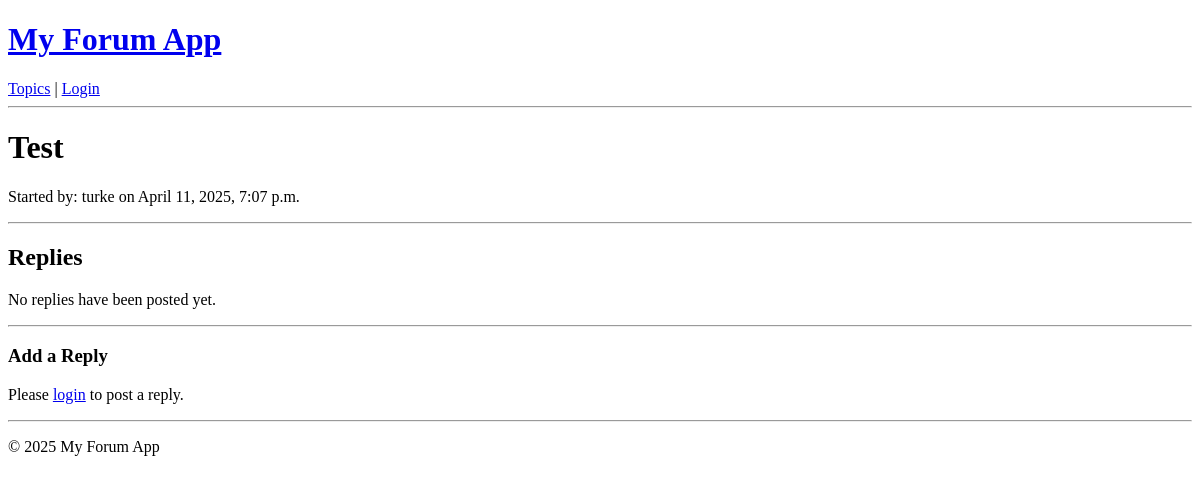
The app's page /topic/1/, older data.
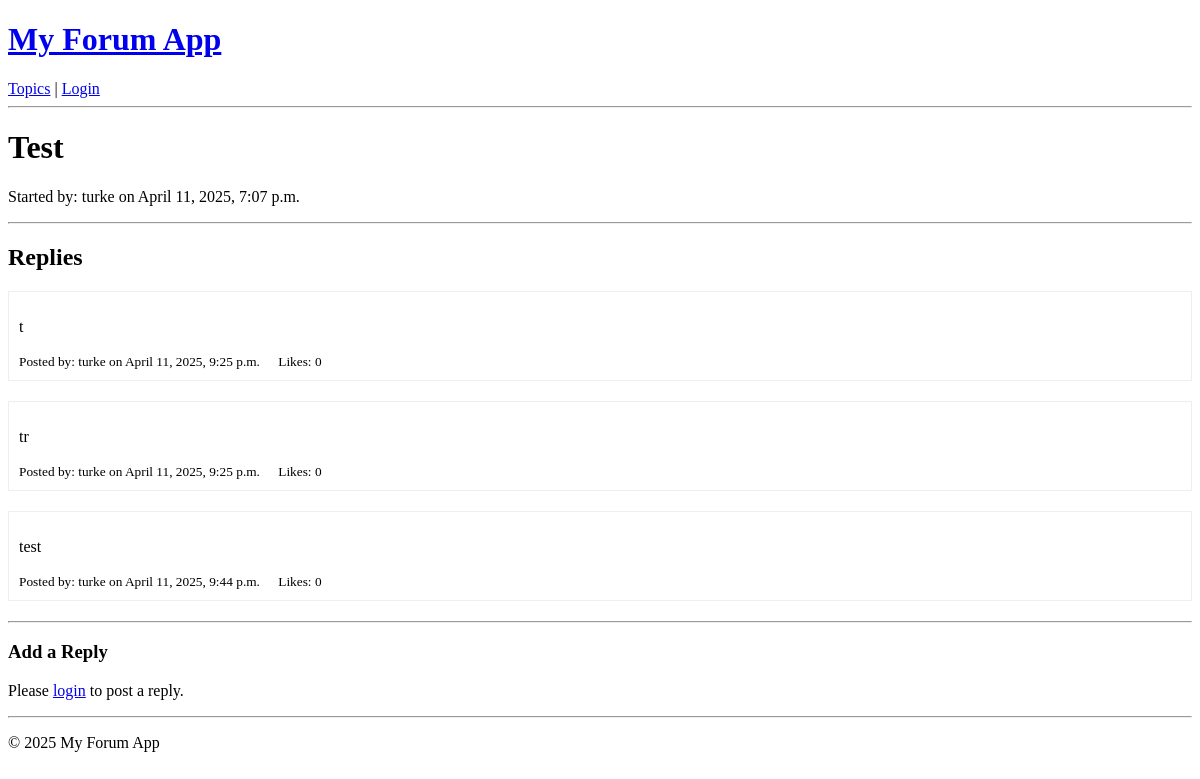
The same page, newer data.
### posts/models.py (models this page shows, shortened)
class Topic(models.Model):
    title = models.CharField(max_length=200) # text, max 200 chars
    author = models.ForeignKey(User, related_name='topics', on_delete=models.CASCADE) # link to user who created (delete topic if user deleted)
    created_at = models.DateTimeField(auto_now_add=True) # record creation time auto (once)
    updated_at = models.DateTimeField(auto_now=True) # record but for update (every save)

class Post(models.Model):
    content = models.TextField() # field for potentially long text content
    author = models.ForeignKey(User, related_name='posts', on_delete=models.CASCADE) # link to user who wrote post (delete post if user deleted)
    topic = models.ForeignKey(Topic, related_name='posts', on_delete=models.CASCADE) # link to topic post belongs to (delete post if topic deleted)
    created_at = models.DateTimeField(auto_now_add=True) # record creation time auto (once)
    updated_at = models.DateTimeField(auto_now=True) # record update time auto (every save)
    liked = models.ManyToManyField(User, related_name='liked_posts', default=None, blank=True) # likes
    def get_photos(self):
        return self.photo_set.all()
    @property
    def like_count(self):
        return self.liked.count() # counts number via the liked
    class Meta:
        ordering = ['created_at'] # default ordering when fetched from DB (oldest first)

### posts/views.py (the view, shortened to what this page needs)
# urls.py: path('topic/<int:pk>/', views.topic_detail, name='topic_detail'),
def topic_detail(request, pk):
    topic = get_object_or_404(Topic, pk=pk) # get Topic by ID or show 404 if not found
    posts = topic.posts.all().order_by('created_at')  # get all posts for this topic, sorted by oldest first
    form = PostForm()
    context = {
        'topic': topic, # pass topic object
        'posts': posts, # and list of related post
        'form': form, # form too
    }
    return render(request, 'posts/topic_detail.html', context) # show the 'topic_detail' page with the given data

### posts/templates/posts/topic_detail.html (shortened to what this page needs)
{% extends 'base.html' %}
{% load crispy_forms_tags %}
{% load static %}
{% block content %}
<h1>{{ topic.title }}</h1>
<p>
    Started by: {{ topic.author.username }}
    on {{ topic.created_at|date:"F j, Y, P" }}
</p>
<hr>
<h2>Replies</h2>
<div id="posts-container">
    {% if posts %}
    {% for post in posts %}
    <div class="post-container" style="margin-bottom: 20px; border: 1px solid #eee; padding: 10px;" id="post-{{ post.pk }}">
        <p>{{ post.content|linebreaksbr }}</p>
        <small>
            Posted by: {{ post.author.username }}
            on {{ post.created_at|date:"F j, Y, P" }}
            <span style="margin-left: 15px;">
                Likes: <span id="like-count-{{ post.pk }}">{{ post.like_count }}</span>
            </span>
        </small>
    </div>
    {% endfor %}
    {% else %}
    <p>No replies have been posted yet.</p>
    {% endif %}
</div>
<hr>
<h3>Add a Reply</h3>
{% if user.is_authenticated %}
<form method="post" action="" id="post-reply-form">
    {% csrf_token %}
    {% crispy form %}
    <button type="submit" class="btn btn-primary mt-2" id="post-reply-submit-button">Post Reply</button>
</form>
{% else %}
<p>Please <a href="{% url 'login' %}?next={{ request.path }}">login</a> to post a reply.</p>
{% endif %}
{% endblock content %}

### templates/base.html (shortened to what this page needs)
<!DOCTYPE html>
<html lang="en">
<head>
</head>
<body>
    <header>
        <h1><a href="/">My Forum App</a></h1>
        <nav>
            <a href="{% url 'posts:topic_list' %}">Topics</a> |
            {% if user.is_authenticated %}
            <span>Hi {{ user.username }}!</span>
            <form action="{% url 'logout' %}" method="post" style="display: inline;">
                {% csrf_token %}
                <button type="submit">Logout</button>
            </form>
            {% else %}
            <a href="{% url 'login' %}">Login</a>
            {% endif %}
        </nav>
        <hr>
    </header>
    <main>
        {% block content %}{% endblock content %}
    </main>
    <footer>
        <hr>
        <p>© {% now "Y" %} My Forum App</p>
    </footer>
</body>
</html>

Row changes from the older to the newer data that the page shows:
added Post: content "t", author.username "turke", created_at "April 11, 2025, 9:25 p.m.", like_count "0"
added Post: content "tr", author.username "turke", created_at "April 11, 2025, 9:25 p.m.", like_count "0"
added Post: content "test", author.username "turke", created_at "April 11, 2025, 9:44 p.m.", like_count "0"
Text that changed along with them:
text no longer shown: "No replies have been posted yet."
